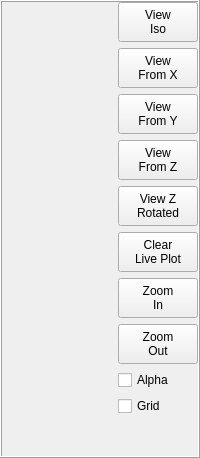
       <widget class="QFrame" name="frame">
        <property name="focusPolicy">
         <enum>Qt::ClickFocus</enum>
        </property>
        <property name="frameShape">
         <enum>QFrame::Box</enum>
        </property>
        <property name="frameShadow">
         <enum>QFrame::Raised</enum>
        </property>
        <layout class="QHBoxLayout" name="horizontalLayout">
         <property name="leftMargin">
          <number>0</number>
         </property>
         <property name="topMargin">
          <number>0</number>
         </property>
         <property name="rightMargin">
          <number>0</number>
         </property>
         <property name="bottomMargin">
          <number>0</number>
         </property>
         <item>
          <widget class="GcodeBackplot" name="gcodebackplot">
           <property name="sizePolicy">
            <sizepolicy hsizetype="Expanding" vsizetype="Expanding">
             <horstretch>0</horstretch>
             <verstretch>0</verstretch>
            </sizepolicy>
           </property>
           <property name="focusPolicy">
            <enum>Qt::ClickFocus</enum>
           </property>
          </widget>
         </item>
         <item>
          <layout class="QVBoxLayout" name="verticalLayout">
           <item>
            <widget class="QPushButton" name="pushButton_5">
             <property name="sizePolicy">
              <sizepolicy hsizetype="Fixed" vsizetype="Fixed">
               <horstretch>0</horstretch>
               <verstretch>0</verstretch>
              </sizepolicy>
             </property>
             <property name="minimumSize">
              <size>
               <width>40</width>
               <height>40</height>
              </size>
             </property>
             <property name="focusPolicy">
              <enum>Qt::NoFocus</enum>
             </property>
             <property name="text">
              <string>View
Iso</string>
             </property>
            </widget>
           </item>
           <item>
            <widget class="QPushButton" name="pushButton_3">
             <property name="sizePolicy">
              <sizepolicy hsizetype="Fixed" vsizetype="Fixed">
               <horstretch>0</horstretch>
               <verstretch>0</verstretch>
              </sizepolicy>
             </property>
             <property name="minimumSize">
              <size>
               <width>40</width>
               <height>40</height>
              </size>
             </property>
             <property name="focusPolicy">
              <enum>Qt::NoFocus</enum>
             </property>
             <property name="text">
              <string>View
From X</string>
             </property>
            </widget>
           </item>
           <item>
            <widget class="QPushButton" name="pushButton_2">
             <property name="sizePolicy">
              <sizepolicy hsizetype="Fixed" vsizetype="Fixed">
               <horstretch>0</horstretch>
               <verstretch>0</verstretch>
              </sizepolicy>
             </property>
             <property name="minimumSize">
              <size>
               <width>40</width>
               <height>40</height>
              </size>
             </property>
             <property name="focusPolicy">
              <enum>Qt::NoFocus</enum>
             </property>
             <property name="text">
              <string>View
From Y</string>
             </property>
            </widget>
           </item>
           <item>
            <widget class="QPushButton" name="pushButton_4">
             <property name="sizePolicy">
              <sizepolicy hsizetype="Fixed" vsizetype="Fixed">
               <horstretch>0</horstretch>
               <verstretch>0</verstretch>
              </sizepolicy>
             </property>
             <property name="minimumSize">
              <size>
               <width>40</width>
               <height>40</height>
              </size>
             </property>
             <property name="focusPolicy">
              <enum>Qt::NoFocus</enum>
             </property>
             <property name="text">
              <string>View
From Z</string>
             </property>
            </widget>
           </item>
           <item>
            <widget class="QPushButton" name="pushButton">
             <property name="sizePolicy">
              <sizepolicy hsizetype="Fixed" vsizetype="Fixed">
               <horstretch>0</horstretch>
               <verstretch>0</verstretch>
              </sizepolicy>
             </property>
             <property name="minimumSize">
              <size>
               <width>40</width>
               <height>40</height>
              </size>
             </property>
             <property name="focusPolicy">
              <enum>Qt::NoFocus</enum>
             </property>
             <property name="text">
              <string>View Z
Rotated</string>
             </property>
            </widget>
           </item>
           <item>
            <widget class="QPushButton" name="test">
             <property name="sizePolicy">
              <sizepolicy hsizetype="Fixed" vsizetype="Fixed">
               <horstretch>0</horstretch>
               <verstretch>0</verstretch>
              </sizepolicy>
             </property>
             <property name="minimumSize">
              <size>
               <width>40</width>
               <height>40</height>
              </size>
             </property>
             <property name="focusPolicy">
              <enum>Qt::NoFocus</enum>
             </property>
             <property name="text">
              <string>Clear
Live Plot</string>
             </property>
            </widget>
           </item>
           <item>
            <widget class="QPushButton" name="test_2">
             <property name="sizePolicy">
              <sizepolicy hsizetype="Fixed" vsizetype="Fixed">
               <horstretch>0</horstretch>
               <verstretch>0</verstretch>
              </sizepolicy>
             </property>
             <property name="minimumSize">
              <size>
               <width>40</width>
               <height>40</height>
              </size>
             </property>
             <property name="focusPolicy">
              <enum>Qt::NoFocus</enum>
             </property>
             <property name="text">
              <string>Zoom
In</string>
             </property>
             <property name="autoRepeat">
              <bool>true</bool>
             </property>
             <property name="autoRepeatDelay">
              <number>200</number>
             </property>
             <property name="autoRepeatInterval">
              <number>50</number>
             </property>
            </widget>
           </item>
           <item>
            <widget class="QPushButton" name="test_3">
             <property name="sizePolicy">
              <sizepolicy hsizetype="Fixed" vsizetype="Fixed">
               <horstretch>0</horstretch>
               <verstretch>0</verstretch>
              </sizepolicy>
             </property>
             <property name="minimumSize">
              <size>
               <width>40</width>
               <height>40</height>
              </size>
             </property>
             <property name="focusPolicy">
              <enum>Qt::NoFocus</enum>
             </property>
             <property name="text">
              <string>Zoom
Out</string>
             </property>
             <property name="autoRepeat">
              <bool>true</bool>
             </property>
             <property name="autoRepeatDelay">
              <number>200</number>
             </property>
             <property name="autoRepeatInterval">
              <number>50</number>
             </property>
            </widget>
           </item>
           <item>
            <widget class="QCheckBox" name="checkBox">
             <property name="text">
              <string>Alpha</string>
             </property>
            </widget>
           </item>
           <item>
            <widget class="QCheckBox" name="checkBox_2">
             <property name="text">
              <string>Grid</string>
             </property>
            </widget>
           </item>
           <item>
            <spacer name="verticalSpacer">
             <property name="focusPolicy">
              <enum>Qt::ClickFocus</enum>
             </property>
             <property name="orientation">
              <enum>Qt::Vertical</enum>
             </property>
             <property name="sizeHint" stdset="0">
              <size>
               <width>20</width>
               <height>40</height>
              </size>
             </property>
            </spacer>
           </item>
          </layout>
         </item>
        </layout>
       </widget>
